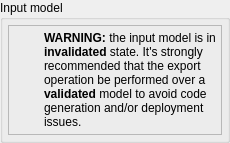
           <widget class="QGroupBox" name="input_model_gb">
            <property name="title">
             <string>Input model</string>
            </property>
            <layout class="QVBoxLayout" name="verticalLayout_2">
             <property name="leftMargin">
              <number>5</number>
             </property>
             <property name="topMargin">
              <number>5</number>
             </property>
             <property name="rightMargin">
              <number>5</number>
             </property>
             <property name="bottomMargin">
              <number>5</number>
             </property>
             <item>
              <widget class="QFrame" name="alert_frm">
               <property name="sizePolicy">
                <sizepolicy hsizetype="Preferred" vsizetype="Fixed">
                 <horstretch>0</horstretch>
                 <verstretch>0</verstretch>
                </sizepolicy>
               </property>
               <property name="minimumSize">
                <size>
                 <width>0</width>
                 <height>48</height>
                </size>
               </property>
               <property name="frameShape">
                <enum>QFrame::Shape::StyledPanel</enum>
               </property>
               <property name="frameShadow">
                <enum>QFrame::Shadow::Raised</enum>
               </property>
               <layout class="QGridLayout" name="gridLayout_3">
                <property name="leftMargin">
                 <number>5</number>
                </property>
                <property name="topMargin">
                 <number>5</number>
                </property>
                <property name="rightMargin">
                 <number>5</number>
                </property>
                <property name="bottomMargin">
                 <number>5</number>
                </property>
                <property name="spacing">
                 <number>5</number>
                </property>
                <item row="0" column="0">
                 <widget class="QLabel" name="icon_lbl">
                  <property name="minimumSize">
                   <size>
                    <width>25</width>
                    <height>25</height>
                   </size>
                  </property>
                  <property name="maximumSize">
                   <size>
                    <width>25</width>
                    <height>25</height>
                   </size>
                  </property>
                  <property name="text">
                   <string/>
                  </property>
                  <property name="textFormat">
                   <enum>Qt::TextFormat::AutoText</enum>
                  </property>
                  <property name="pixmap">
                   <pixmap resource="../../res/resources.qrc">:/icons/icons/alert.png</pixmap>
                  </property>
                  <property name="scaledContents">
                   <bool>true</bool>
                  </property>
                 </widget>
                </item>
                <item row="0" column="1">
                 <widget class="QLabel" name="message_lbl">
                  <property name="font">
                   <font>
                    <bold>false</bold>
                    <underline>false</underline>
                    <strikeout>false</strikeout>
                    <kerning>true</kerning>
                   </font>
                  </property>
                  <property name="text">
                   <string>&lt;strong&gt;WARNING:&lt;/strong&gt; the input model is in &lt;strong&gt;invalidated&lt;/strong&gt; state. It's strongly recommended that the export operation be performed over a &lt;strong&gt;validated&lt;/strong&gt; model to avoid code generation and/or deployment issues.</string>
                  </property>
                  <property name="wordWrap">
                   <bool>true</bool>
                  </property>
                 </widget>
                </item>
               </layout>
              </widget>
             </item>
            </layout>
           </widget>
